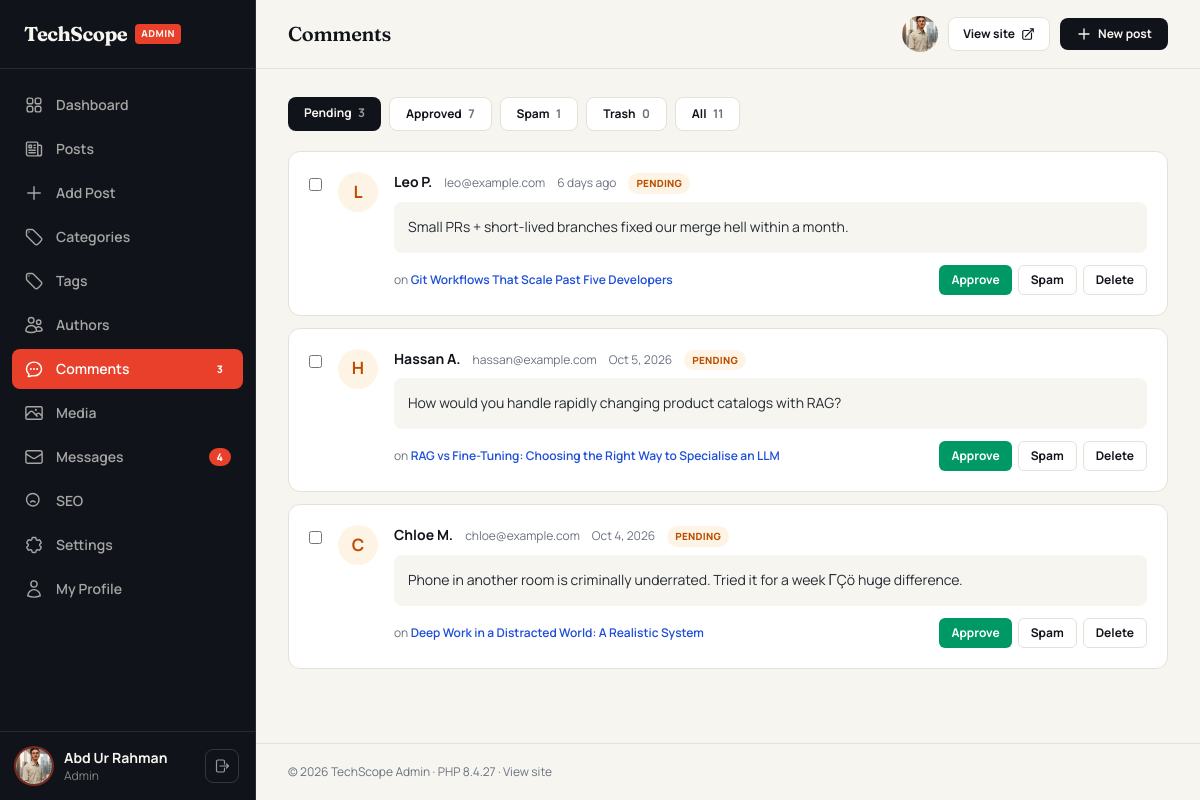
The app's page /admin/comments.php (signed in) with its own data.
### tables this page shows
CREATE TABLE `users` (
  `id` int unsigned NOT NULL AUTO_INCREMENT,
  `name` varchar(100) NOT NULL,
  `slug` varchar(120) NOT NULL,
  `email` varchar(190) NOT NULL,
  `password` varchar(255) NOT NULL,
  `role` enum('admin','editor','author') NOT NULL DEFAULT 'author',
  `bio` text,
  `avatar` varchar(255) DEFAULT NULL,
  `website` varchar(255) DEFAULT NULL,
  `twitter` varchar(120) DEFAULT NULL,
  `linkedin` varchar(120) DEFAULT NULL,
  `github` varchar(120) DEFAULT NULL,
  `status` tinyint(1) NOT NULL DEFAULT '1',
  `last_login` datetime DEFAULT NULL,
  `created_at` datetime NOT NULL DEFAULT CURRENT_TIMESTAMP,
  PRIMARY KEY (`id`),
  UNIQUE KEY `email` (`email`),
  UNIQUE KEY `uq_users_slug` (`slug`),
  KEY `idx_users_role` (`role`)
);

CREATE TABLE `comments` (
  `id` int unsigned NOT NULL AUTO_INCREMENT,
  `post_id` int unsigned NOT NULL,
  `parent_id` int unsigned DEFAULT NULL,
  `name` varchar(80) NOT NULL,
  `email` varchar(190) NOT NULL,
  `website` varchar(255) DEFAULT NULL,
  `content` text NOT NULL,
  `ip_address` varbinary(16) DEFAULT NULL,
  `status` enum('pending','approved','spam','trash') NOT NULL DEFAULT 'pending',
  `created_at` datetime NOT NULL DEFAULT CURRENT_TIMESTAMP,
  PRIMARY KEY (`id`),
  KEY `idx_comments_post_status` (`post_id`,`status`),
  KEY `idx_comments_status` (`status`),
  KEY `fk_comments_parent` (`parent_id`),
  CONSTRAINT `fk_comments_parent` FOREIGN KEY (`parent_id`) REFERENCES `comments` (`id`) ON DELETE CASCADE,
  CONSTRAINT `fk_comments_post` FOREIGN KEY (`post_id`) REFERENCES `posts` (`id`) ON DELETE CASCADE
);

CREATE TABLE `posts` (
  `id` int unsigned NOT NULL AUTO_INCREMENT,
  `title` varchar(200) NOT NULL,
  `slug` varchar(230) NOT NULL,
  `excerpt` varchar(500) DEFAULT NULL,
  `content` longtext NOT NULL,
  `cover_image` varchar(255) DEFAULT NULL,
  `cover_alt` varchar(200) DEFAULT NULL,
  `author_id` int unsigned NOT NULL,
  `category_id` int unsigned DEFAULT NULL,
  `status` enum('draft','published','scheduled') NOT NULL DEFAULT 'draft',
  `is_featured` tinyint(1) NOT NULL DEFAULT '0',
  `allow_comments` tinyint(1) NOT NULL DEFAULT '1',
  `views` int unsigned NOT NULL DEFAULT '0',
  `reading_time` tinyint unsigned NOT NULL DEFAULT '3',
  `meta_title` varchar(190) DEFAULT NULL,
  `meta_desc` varchar(300) DEFAULT NULL,
  `published_at` datetime DEFAULT NULL,
  `created_at` datetime NOT NULL DEFAULT CURRENT_TIMESTAMP,
  `updated_at` datetime NOT NULL DEFAULT CURRENT_TIMESTAMP ON UPDATE CURRENT_TIMESTAMP,
  PRIMARY KEY (`id`),
  UNIQUE KEY `slug` (`slug`),
  KEY `idx_posts_status_date` (`status`,`published_at`),
  KEY `idx_posts_category` (`category_id`),
  KEY `idx_posts_author` (`author_id`),
  FULLTEXT KEY `ft_posts_search` (`title`,`excerpt`,`content`),
  CONSTRAINT `fk_posts_author` FOREIGN KEY (`author_id`) REFERENCES `users` (`id`) ON DELETE CASCADE,
  CONSTRAINT `fk_posts_category` FOREIGN KEY (`category_id`) REFERENCES `categories` (`id`) ON DELETE SET NULL
);

### admin/comments.php (the view, shortened to what the rows shown need)
<?php
require_once __DIR__ . '/auth.php';
$pdo = db();
$status = (string) ($_GET['status'] ?? 'pending');
$page = max(1, (int) ($_GET['page'] ?? 1));
$per  = 20;
$where  = $status === 'all' ? '1=1' : 'c.status = ?';
$params = $status === 'all' ? [] : [$status];
$st = $pdo->prepare("SELECT COUNT(*) FROM comments c WHERE $where");
$st->execute($params);
$total = (int) $st->fetchColumn();
$pages = max(1, (int) ceil($total / $per));
$page  = min($page, $pages);
$stmt = $pdo->prepare(
    "SELECT c.*, p.title AS post_title, p.slug AS post_slug
     FROM comments c
     JOIN posts p ON p.id = c.post_id
     WHERE $where
     ORDER BY c.created_at DESC
     LIMIT " . $per . " OFFSET " . (($page - 1) * $per)
);
$stmt->execute($params);
$comments = $stmt->fetchAll();
$admin_title = 'Comments';
require __DIR__ . '/includes/layout-top.php';
?>
<form method="post" action="<?= admin_url('comments.php?status=' . urlencode($status)) ?>" class="mt-5">
  <?php if ($comments): ?>
    <div class="space-y-3">
      <?php foreach ($comments as $c): ?>
        <div class="rounded-xl border border-line bg-surface p-5 transition hover:border-ink/30">
          <div class="flex items-start gap-4">
            <input type="checkbox" name="ids[]" value="<?= (int) $c['id'] ?>" class="row-check mt-1.5 accent-accent">
            <span class="flex h-10 w-10 shrink-0 items-center justify-center rounded-full
              <?= $c['status'] === 'approved' ? 'bg-emerald-500/10 text-emerald-700' : ($c['status'] === 'spam' ? 'bg-accent/10 text-accent' : 'bg-amber-500/10 text-amber-700') ?> font-bold">
              <?= e(strtoupper(mb_substr($c['name'], 0, 1))) ?>
            </span>
            <div class="min-w-0 flex-1">
              <div class="flex flex-wrap items-baseline gap-x-3 gap-y-1">
                <span class="text-sm font-bold"><?= e($c['name']) ?></span>
                <a href="mailto:<?= e($c['email']) ?>" class="text-xs text-muted hover:text-accent"><?= e($c['email']) ?></a>
                <time class="text-xs text-muted" datetime="<?= e($c['created_at']) ?>"><?= e(time_ago($c['created_at'])) ?></time>
                <span class="rounded-full px-2 py-0.5 text-[0.62rem] font-extrabold uppercase tracking-wide
                  <?= $c['status'] === 'approved' ? 'bg-emerald-500/10 text-emerald-700' : ($c['status'] === 'spam' ? 'bg-accent/10 text-accent' : ($c['status'] === 'trash' ? 'bg-gray-500/10 text-gray-600' : 'bg-amber-500/10 text-amber-700')) ?>">
                  <?= e($c['status']) ?>
                </span>
              </div>
              <p class="mt-2 rounded-lg bg-paper p-3.5 text-sm leading-relaxed text-ink-soft"><?= nl2br(e($c['content'])) ?></p>
              <div class="mt-3 flex flex-wrap items-center gap-3 text-xs">
                <span class="text-muted">on
                  <a href="<?= url('/post/' . e($c['post_slug']) . '#comments') ?>" target="_blank" class="font-semibold text-primary hover:text-accent"><?= e($c['post_title']) ?></a>
                </span>
                <div class="ml-auto flex gap-1.5">
                  <?php if ($c['status'] !== 'approved'): ?>
                    <button name="approve_id" value="<?= (int) $c['id'] ?>" class="rounded-md bg-emerald-600 px-3 py-1.5 font-bold text-white transition hover:bg-emerald-500"
                            formaction="<?= admin_url('comments.php?status=' . urlencode($status)) ?>">Approve</button>
                  <?php else: ?>
                    <button name="pending_id" value="<?= (int) $c['id'] ?>" class="rounded-md border border-line px-3 py-1.5 font-bold transition hover:border-ink"
                            formaction="<?= admin_url('comments.php?status=' . urlencode($status)) ?>">Unapprove</button>
                  <?php endif; ?>
                  <?php if ($c['status'] !== 'spam'): ?>
                    <button name="spam_id" value="<?= (int) $c['id'] ?>" class="rounded-md border border-line px-3 py-1.5 font-bold transition hover:border-amber-500 hover:text-amber-600"
                            formaction="<?= admin_url('comments.php?status=' . urlencode($status)) ?>">Spam</button>
                  <?php endif; ?>
                  <button name="delete_id" value="<?= (int) $c['id'] ?>" class="rounded-md border border-line px-3 py-1.5 font-bold transition hover:border-accent hover:text-accent"
                          onclick="return confirm('Delete this comment permanently?')"
                          formaction="<?= admin_url('comments.php?status=' . urlencode($status)) ?>">Delete</button>
                </div>
              </div>
            </div>
          </div>
        </div>
      <?php endforeach; ?>
    </div>
  <?php else: ?>
    <div class="mt-5 rounded-xl border border-dashed border-line bg-surface py-16 text-center text-muted">
      No <?= $status === 'all' ? '' : e($status) ?> comments. Nice work.
    </div>
  <?php endif; ?>
</form>
<?php require __DIR__ . '/includes/layout-bottom.php'; ?>

### admin/includes/layout-top.php (shortened to what the rows shown need)
<?php
require_once __DIR__ . '/../../includes/functions.php';
require_once __DIR__ . '/../auth.php';
$admin_user = require_admin();
$admin_title = $admin_title ?? 'Dashboard';
?>
<!DOCTYPE html>
<html lang='en' class='admin-root' x-data='{ side: false }'>
<head>
    <link rel='stylesheet'
        href="<?= url('/assets/css/app.css') ?>?v=<?= e(function_exists('asset_version') ? asset_version() : (string) @filemtime(ROOT_PATH . '/assets/css/app.css')) ?>">
</head>
<body class='bg-paper font-sans antialiased text-ink'>
    <div class='flex min-h-screen'>
        <aside id='admin-sidebar'
            class='fixed inset-y-0 left-0 z-50 flex w-64 -translate-x-full flex-col border-r border-white/10 bg-ink text-paper transition-transform duration-300 lg:translate-x-0'
            :class="side ? 'translate-x-0' : ''">
            <div class='border-t border-white/10 px-4 py-4'>
                <div class='flex items-center gap-3'>
                    <?php $_uAvatar = !empty( $admin_user[ 'avatar' ] ) && function_exists( '_avatar_url' ) ? _avatar_url( $admin_user[ 'avatar' ] ) : null;
?>
                    <?php if ( $_uAvatar ): ?>
                    <img src="<?= e($_uAvatar) ?>" alt="<?= e($admin_user['name']) ?>"
                        class='h-9 w-9 shrink-0 rounded-full object-cover ring-2 ring-accent/50'>
                    <?php else: ?>
                    <span class='flex h-9 w-9 shrink-0 items-center justify-center rounded-full bg-accent font-bold'>
                        <?= e( strtoupper( mb_substr( $admin_user[ 'name' ], 0, 1 ) ) ) ?>
                    </span>
                    <?php endif;
?>
                    <div class='min-w-0 flex-1'>
                        <p class='truncate text-sm font-bold'>
                            <?= e( $admin_user[ 'name' ] ) ?>
                        </p>
                        <p class='truncate text-xs capitalize text-paper/50'>
                            <?= e( $admin_user[ 'role' ] ) ?>
                        </p>
                    </div>
                    <form method='post' action="<?= admin_url('logout.php') ?>">
                            <button title='Logout'
                                class='rounded-lg border border-white/15 p-2 text-paper/60 transition hover:border-accent hover:text-accent'>
                            </button>
                    </form>
                </div>
            </div>
        </aside>
        <div class='flex min-w-0 flex-1 flex-col lg:pl-64'>
            <header
                class='sticky top-0 z-30 flex items-center gap-3 border-b border-line bg-paper/85 px-4 py-3 backdrop-blur-lg sm:gap-4 sm:px-8 sm:py-4'>
                <h1 class='font-display text-lg font-semibold sm:text-xl'>
                    <?= e( $admin_title ) ?>
                </h1>
                <div class='ml-auto flex items-center gap-2.5'>
                    <?php $_tAvatar = !empty( $admin_user[ 'avatar' ] ) && function_exists( '_avatar_url' ) ? _avatar_url( $admin_user[ 'avatar' ] ) : null;
?>
                    <a href="<?= admin_url('profile.php') ?>" title='My profile' aria-label='My profile'
                        class='shrink-0 rounded-full transition hover:ring-2 hover:ring-accent'>
                        <?php if ( $_tAvatar ): ?>
                        <img src="<?= e($_tAvatar) ?>" alt="<?= e($admin_user['name']) ?>"
                            class='h-9 w-9 rounded-full object-cover'>
                        <?php endif;
?>
                    </a>
                </div>
            </header>
            <main class='flex-1 px-4 py-5 sm:px-8 sm:py-7'>

### records on screen
users: avatar (picture), name "Abd Ur Rahman", role "Admin"
comments: name "L", name "Leo P.", email "leo@example.com", created_at "6 days ago", status "PENDING", content "Small PRs + short-lived branches fixed our merge hell within a month.", post.title "Git Workflows That Scale Past Five Developers", $c['id'] 10 (drawn)
comments: name "H", name "Hassan A.", email "hassan@example.com", created_at "Oct 5, 2026", status "PENDING", content "How would you handle rapidly changing product catalogs with RAG?", post.title "RAG vs Fine-Tuning: Choosing the Right Way to Specialise an LLM", $c['id'] 8 (drawn)
comments: name "C", name "Chloe M.", email "chloe@example.com", created_at "Oct 4, 2026", status "PENDING", content "Phone in another room is criminally underrated. Tried it for a week ΓÇö huge difference.", post.title "Deep Work in a Distracted World: A Realistic System", $c['id'] 7 (drawn)

### other values on screen
setting( 'site_name' , SITE_NAME ) "TechScope"
$item[ 'label' ] "Dashboard"
$item[ 'label' ] "Posts"
$item[ 'label' ] "Add Post"
$item[ 'label' ] "Categories"
$item[ 'label' ] "Tags"
$item[ 'label' ] "Authors"
$item[ 'label' ] "Comments"
$badge[ $key ] "3"
$item[ 'label' ] "Media"
$item[ 'label' ] "Messages"
$badge[ $key ] "4"
$item[ 'label' ] "SEO"
$item[ 'label' ] "Settings"
$item[ 'label' ] "My Profile"
